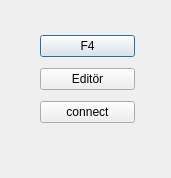
<?xml version="1.0" encoding="UTF-8"?>
<ui version="4.0">
 <class>Dialog</class>
 <widget class="QDialog" name="Dialog">
  <property name="geometry">
   <rect>
    <x>0</x>
    <y>0</y>
    <width>171</width>
    <height>178</height>
   </rect>
  </property>
  <property name="windowTitle">
   <string>Dialog</string>
  </property>
  <widget class="QWidget" name="">
   <property name="geometry">
    <rect>
     <x>40</x>
     <y>30</y>
     <width>95</width>
     <height>100</height>
    </rect>
   </property>
   <layout class="QVBoxLayout" name="verticalLayout">
    <item>
     <widget class="QPushButton" name="pushButton">
      <property name="text">
       <string>F4</string>
      </property>
     </widget>
    </item>
    <item>
     <widget class="QPushButton" name="btn_Editor">
      <property name="text">
       <string>Editör</string>
      </property>
     </widget>
    </item>
    <item>
     <widget class="QPushButton" name="btn_Connect">
      <property name="text">
       <string>connect</string>
      </property>
     </widget>
    </item>
   </layout>
  </widget>
 </widget>
 <resources/>
 <connections>
  <connection>
   <sender>pushButton</sender>
   <signal>clicked()</signal>
   <receiver>Dialog</receiver>
   <slot>accept()</slot>
   <hints>
    <hint type="sourcelabel">
     <x>101</x>
     <y>32</y>
    </hint>
    <hint type="destinationlabel">
     <x>101</x>
     <y>0</y>
    </hint>
   </hints>
  </connection>
 </connections>
</ui>
